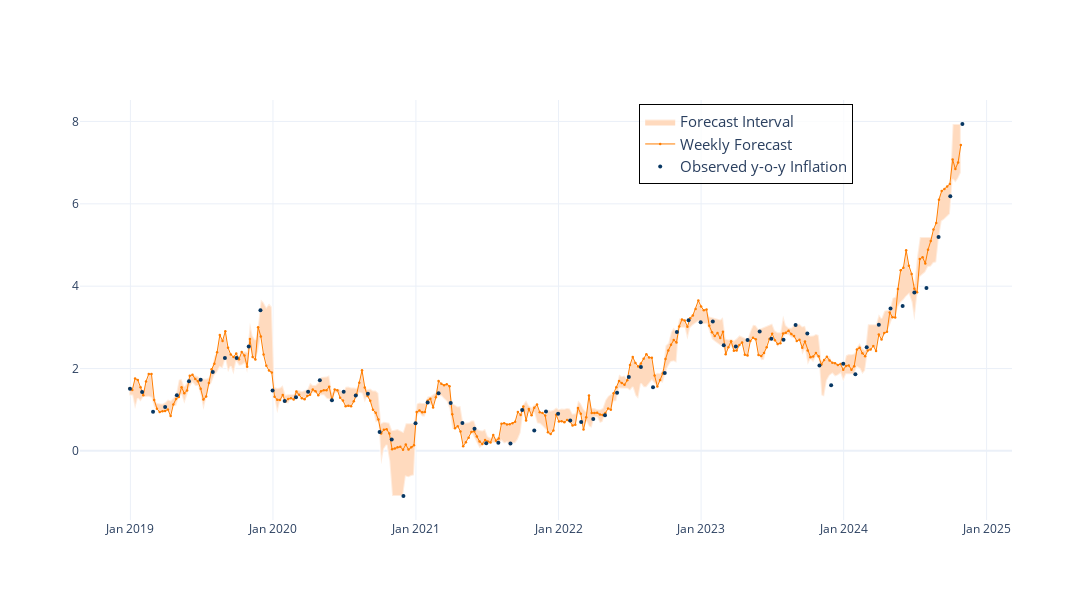

Write notebook code for a chart like this one.
### Markdown cell above
#### Weekly Forecast

### Code cell
fig1 = go.Figure()
# Add the forecast interval fill
fig1.add_trace(go.Scatter(
    x=weekly_forecast.index.tolist() + weekly_forecast.index[::-1].tolist(),
    y=weekly_forecast["min"].tolist() + weekly_forecast["max"][::-1].tolist(),
    fill='toself',
    fillcolor='#ffdabe',
    line=dict(color='rgba(255,255,255,0.5)'),
    hoverinfo="skip",
    showlegend=True,
    name="Forecast Interval"
))
# Add the high-frequency forecast line
fig1.add_trace(go.Scatter(
    x=weekly_forecast.index, 
    y=weekly_forecast["ridge"], 
    mode='lines+markers', 
    name="Weekly Forecast", 
    line=dict(color='#ff7d00', width=1.0),
    marker=dict(size=2.5)
))
# Add the y-o-y inflation line
fig1.add_trace(go.Scatter(
    x=df.loc['2018-12-30':, ].index, 
    y=df.loc['2018-12-30':, "ipc_all"], 
    mode='markers', 
    name="Observed y-o-y Inflation", 
    line=dict(color='#073763', width=0.8),
    marker=dict(size=4)
))
# Update layout for better visualization
fig1.update_layout(
    #title='High-frequency Inflation Forecast and y-o-y Inflation',
    #xaxis_title='Date',
    #yaxis_title='%',
    #legend_title='Legend',
    template='plotly_white',
    width=1200, 
    height=600,
    legend=dict(
        x=0.6,
        y=0.99,
        bgcolor='rgba(255, 255, 255, 0.8)',
        font=dict(size=15),
        bordercolor='black',
        borderwidth=1
    )
)
# Update x-axis to show dates in the desired format
fig1.update_xaxes(tickformat='%b %Y')
# Show the plot
fig1.show()

# Save the plot as an image
fig1.write_image('./Images/F3_Weekly_Forecast.png', format='png', scale=3)

### Figure 1 — Plotly figure (JSON) as saved in the notebook; plotly's stock layout.template omitted (floating-point values rounded to 4 significant figures; data arrays with more than 128 entries replaced by an {"elided": "..."} marker saying what was removed)
{"data": [{"fill": "toself", "fillcolor": "#ffdabe", "hoverinfo": "skip", "line": {"color": "rgba(255,255,255,0.5)"}, "name": "Forecast Interval", "showlegend": true, "type": "scatter", "x": {"elided": "610 str values"}, "y": {"elided": "610 float values"}}, {"line": {"color": "#ff7d00", "width": 1}, "marker": {"size": 2.5}, "mode": "lines+markers", "name": "Weekly Forecast", "type": "scatter", "x": {"elided": "305 str values"}, "y": {"elided": "305 float values"}}, {"line": {"color": "#073763", "width": 0.8}, "marker": {"size": 4}, "mode": "markers", "name": "Observed y-o-y Inflation", "type": "scatter", "x": ["2018-12-31", "2019-01-31", "2019-02-28", "2019-03-31", "2019-04-30", "2019-05-31", "2019-06-30", "2019-07-31", "2019-08-31", "2019-09-30", "2019-10-31", "2019-11-30", "2019-12-31", "2020-01-31", "2020-02-29", "2020-03-31", "2020-04-30", "2020-05-31", "2020-06-30", "2020-07-31", "2020-08-31", "2020-09-30", "2020-10-31", "2020-11-30", "2020-12-31", "2021-01-31", "2021-02-28", "2021-03-31", "2021-04-30", "2021-05-31", "2021-06-30", "2021-07-31", "2021-08-31", "2021-09-30", "2021-10-31", "2021-11-30", "2021-12-31", "2022-01-31", "2022-02-28", "2022-03-31", "2022-04-30", "2022-05-31", "2022-06-30", "2022-07-31", "2022-08-31", "2022-09-30", "2022-10-31", "2022-11-30", "2022-12-31", "2023-01-31", "2023-02-28", "2023-03-31", "2023-04-30", "2023-05-31", "2023-06-30", "2023-07-31", "2023-08-31", "2023-09-30", "2023-10-31", "2023-11-30", "2023-12-31", "2024-01-31", "2024-02-29", "2024-03-31", "2024-04-30", "2024-05-31", "2024-06-30", "2024-07-31", "2024-08-31", "2024-09-30", "2024-10-31"], "y": [1.507, 1.428, 0.9509, 1.063, 1.349, 1.691, 1.73, 1.918, 2.253, 2.258, 2.538, 3.412, 1.469, 1.21, 1.301, 1.435, 1.715, 1.229, 1.437, 1.346, 1.388, 0.4567, 0.2757, -1.096, 0.6705, 1.172, 1.399, 1.162, 0.6778, 0.5365, 0.1871, 0.199, 0.1771, 0.9905, 0.4926, 0.9587, 0.901, 0.7404, 0.7015, 0.774, 0.8664, 1.414, 1.792, 2.039, 1.548, 1.894, 2.887, 3.171, 3.123, 3.145, 2.565, 2.535, 2.695, 2.897, 2.725, 2.701, 3.058, 2.848, 2.075, 1.594, 2.118, 1.863, 2.517, 3.063, 3.46, 3.517, 3.844, 3.954, 5.193, 6.182, 7.939]}], "layout": {"height": 600, "legend": {"bgcolor": "rgba(255, 255, 255, 0.8)", "bordercolor": "black", "borderwidth": 1, "font": {"size": 15}, "x": 0.6, "y": 0.99}, "width": 1200, "xaxis": {"tickformat": "%b %Y"}}}
